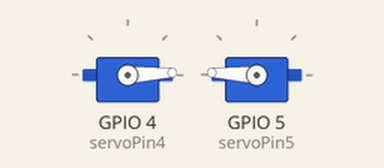
This sketch was run on a simulated ESP32-C3. Shown: 2 × servo.

Above: at 0.05 s.
At 1.2 s:
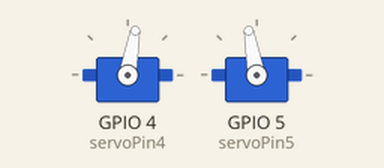
At 2.35 s:
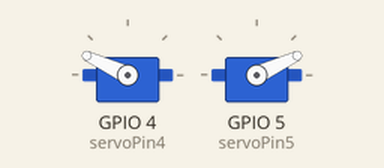
At 4.7 s:
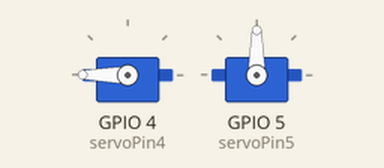
Timing chart, 0 to 6.1 s (numbered marks = the images above):
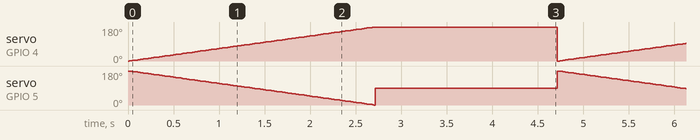

Measured:
- by itself, servo on GPIO 4 (servoPin4): ramps from 0° to 180° and jumps back, once every 4.7 s

The sketch:

esp32-c3-servo.ino
```cpp
#include <pwmWrite.h>

Pwm pwm = Pwm();

const int servoPin4 = 4;
const int servoPin5 = 5;

void setup() {
}

void loop() {
  int position;  // position in degrees
  for (position = 0; position <= 180; position += 1) {
    pwm.writeServo(servoPin4, position);
    pwm.writeServo(servoPin5, 180 - position);
    delay(15);
  }
  pwm.writeServo(servoPin5, 90);
  delay(2000);
}
```
